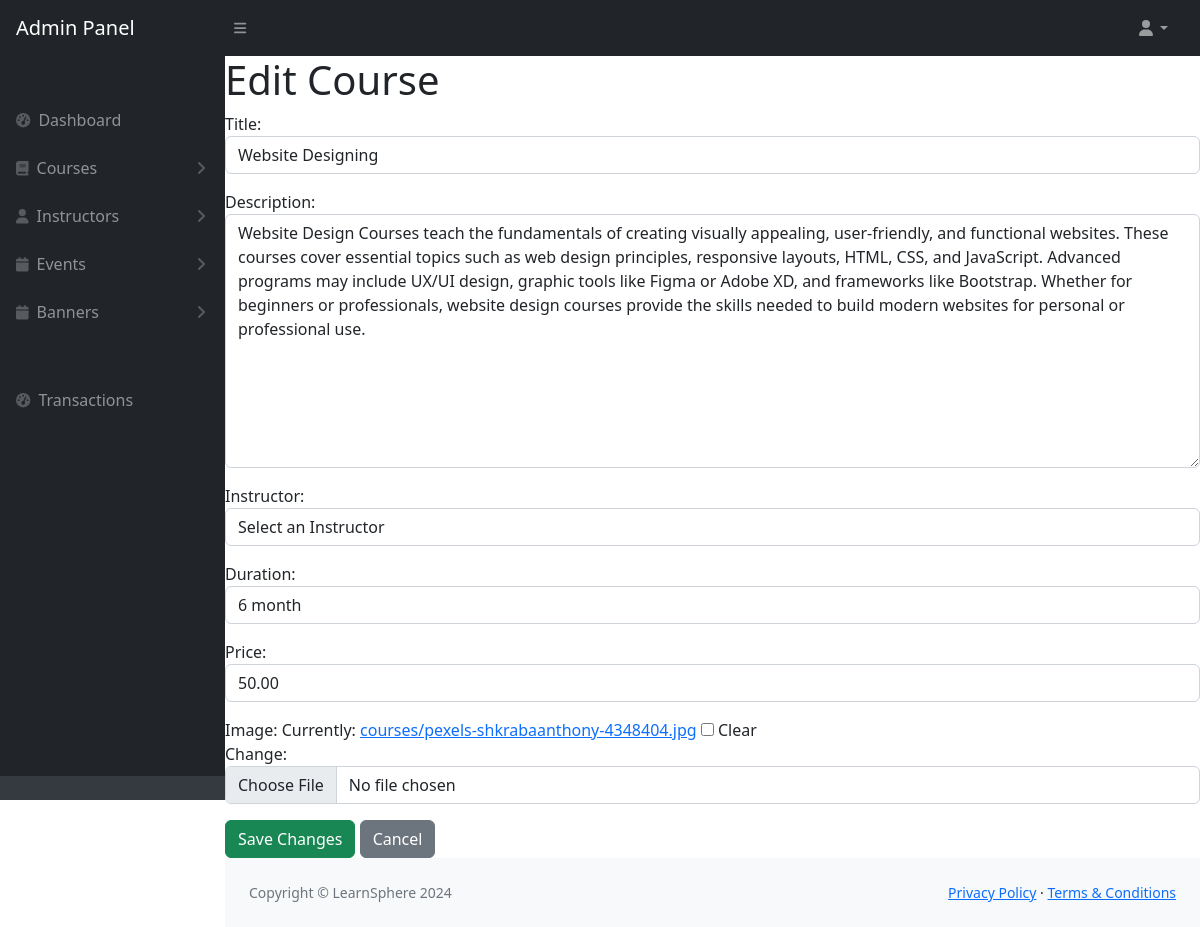
The app's page /courses/edit/1/ with its own data.
### users/models.py (models this page shows, shortened)
class Course(models.Model):
    title = models.CharField(max_length=200)
    description = models.TextField()
    instructor = models.CharField(max_length=100)
    duration = models.CharField(max_length=50)  # e.g., "10 hours"
    price = models.DecimalField(max_digits=10, decimal_places=2, default=0.00)
    image = models.ImageField(upload_to='courses/', null=True, blank=True)
    created_at = models.DateTimeField(auto_now_add=True)

### users/views.py (the view)
# urls.py: path('courses/edit/<int:course_id>/', views.edit_course, name='edit_course'),  # Edit course
def edit_course(request, course_id):
    course = get_object_or_404(Course, id=course_id)  # Fetch the course being edited
    if request.method == 'POST':
        form = CourseForm(request.POST, request.FILES, instance=course) # Bind the form to the instance
        if form.is_valid():
            form.save()  # Save changes
            messages.success(request, "Course updated successfully!")
            return redirect('course_list')  # Redirect to course list
    else:
        form = CourseForm(instance=course)  # Pre-fill the form with the course data
    return render(request, 'edit_course.html', {'form': form})

### users/forms.py
class CourseForm(forms.ModelForm):
    instructor = forms.ModelChoiceField(
        queryset=Instructors.objects.all(),  # Fetch all instructors from the database
        widget=forms.Select(attrs={'class': 'form-control'}),
        empty_label="Select an Instructor"  # Optional: Placeholder for the dropdown
    )
    class Meta:
        model = Course
        fields = ['title', 'description', 'instructor', 'duration', 'price','image']
        widgets = {
            'title': forms.TextInput(attrs={'class': 'form-control', 'placeholder': 'Course Title'}),
            'description': forms.Textarea(attrs={'class': 'form-control', 'placeholder': 'Course Description'}),
            'duration': forms.TextInput(attrs={'class': 'form-control', 'placeholder': 'e.g., 10 hours'}),
            'price': forms.NumberInput(attrs={'class': 'form-control', 'placeholder': 'Price'}),
            'image': forms.ClearableFileInput(attrs={'class': 'form-control', 'accept': 'image/*'}),
        }

### users/models.py (called while the page is built)
    def __str__(self):
        return self.name

### users/templates/edit_course.html (shortened to what this page needs)
<!DOCTYPE html>
<html lang="en">
{% load static %}
  <head>
        {% include 'head.html' %}
         </head>
    <body class="sb-nav-fixed">
        {% include 'navbar.html' %}
        <div id="layoutSidenav">
            <div id="layoutSidenav_nav">
                {% include 'sidebar.html' %}
            </div>
            <div id="layoutSidenav_content">
                <main>
               <h1>Edit Course</h1>
         <form method="post" enctype="multipart/form-data">
            {{ form.as_p }}
            <button type="submit" class="btn btn-success">Save Changes</button>
            <a href="{% url 'course_list' %}" class="btn btn-secondary">Cancel</a>
        </form>
                </main>
                {% include 'footer.html' %}
            </div>
        </div>
    </body>
</html>

### records on screen
Course: title "Website Designing", description "Website Design Courses teach the fundamentals of creating visually appealing, user-friendly, and functional websites. These courses cover essential topics such as web design principles, responsive layouts, HTML, CSS, and JavaScript. Advanced programs may include UX/UI design, graphic tools like Figma or Adobe XD, and frameworks like Bootstrap. Whether for beginners or professionals, website design courses provide the skills needed to build modern websites for personal or professional use.", instructor "Select an Instructor", duration "6 month", price "50.00"
